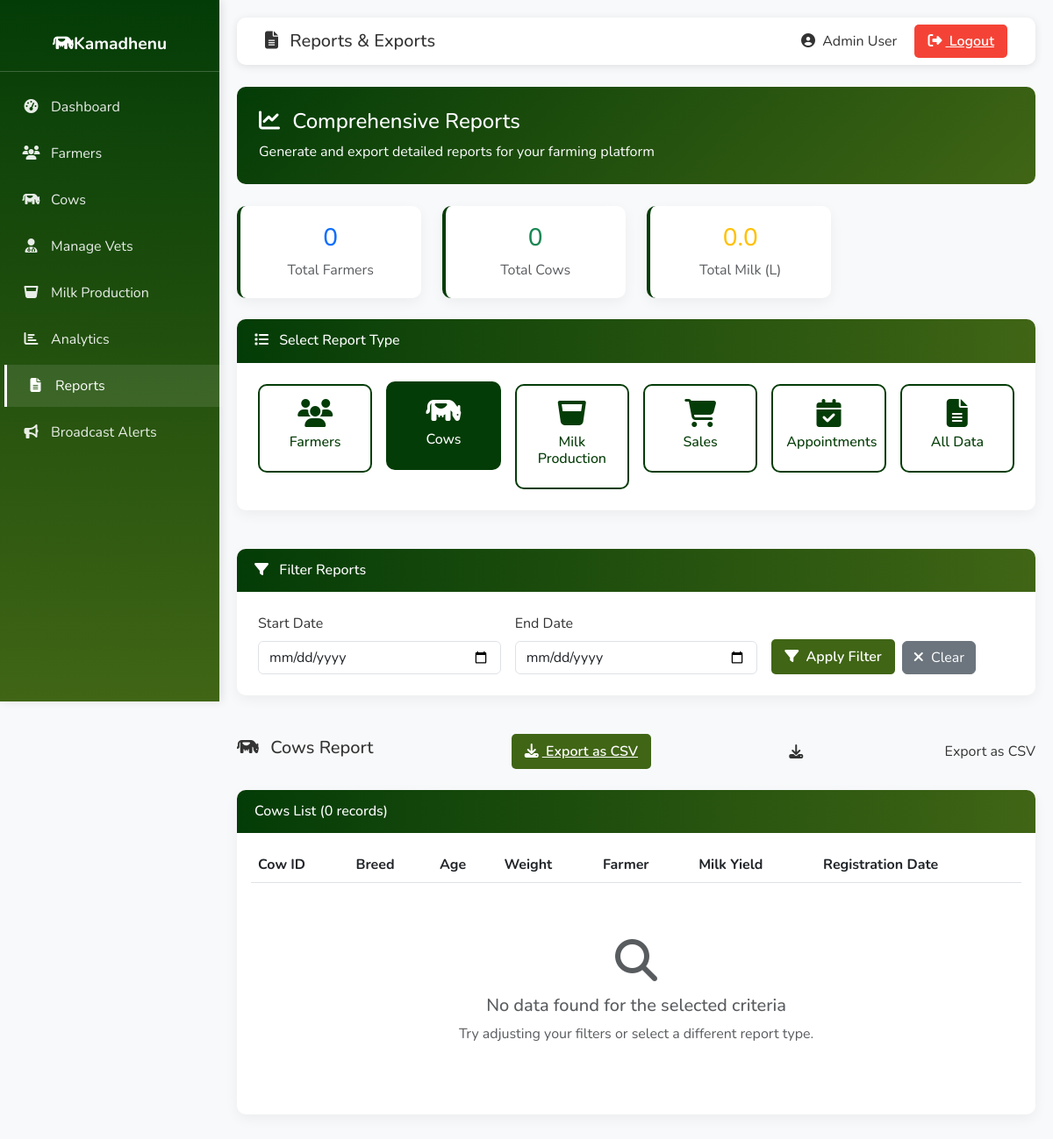
The app's page /admin/reports?type=cows (signed in), older data.
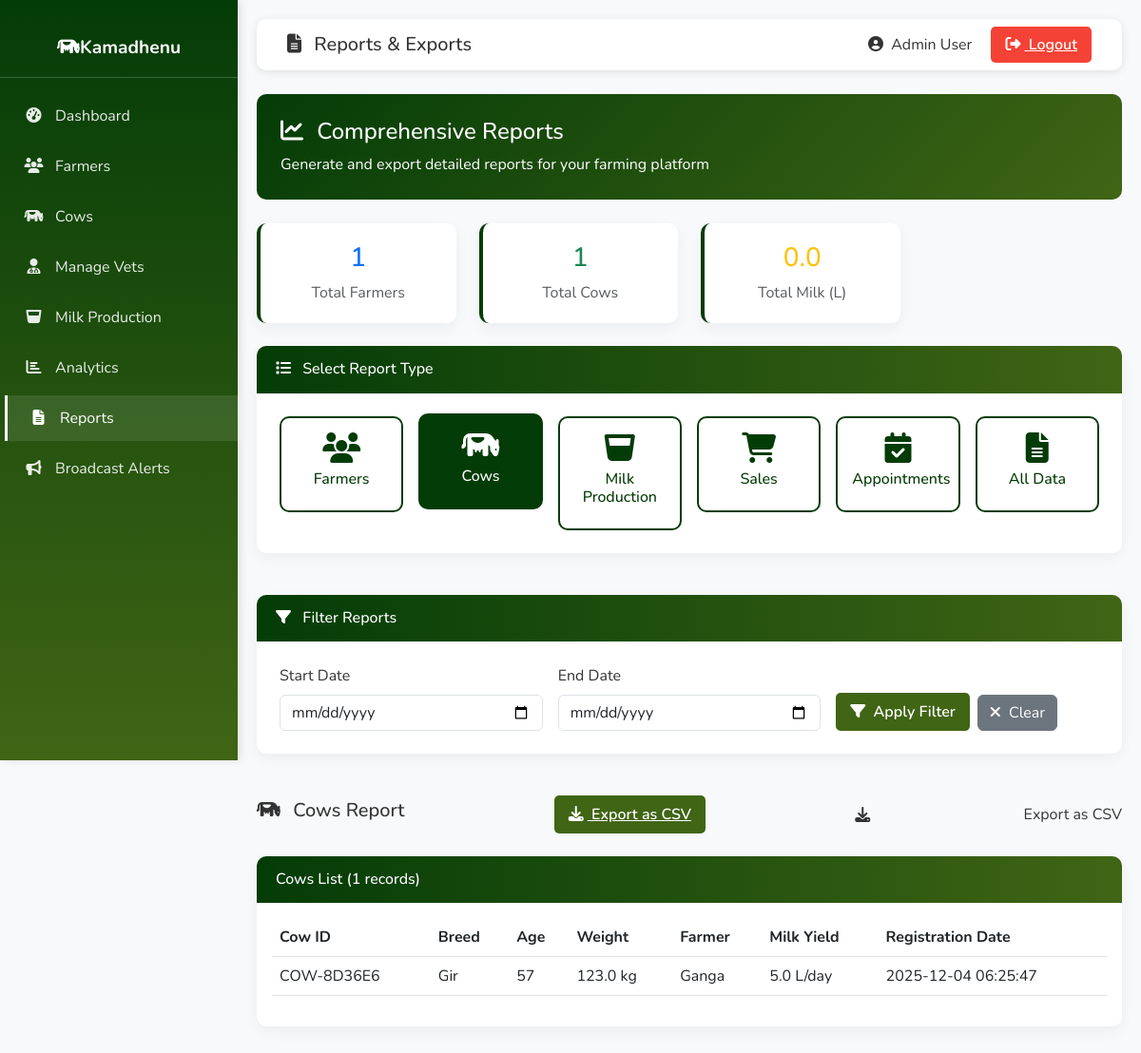
The same page, newer data.
### tables this page shows
CREATE TABLE cows (
            cow_id TEXT PRIMARY KEY,
            farmer_id INTEGER,
            cattle_type TEXT NOT NULL,
            breed TEXT,
            date_of_birth DATE,  -- NEW: Date of birth
            age INTEGER,
            weight REAL,
            color TEXT,
            health_records TEXT,
            vaccination_history TEXT,
            milk_yield REAL,
            special_notes TEXT,
            photo TEXT,
            muzzle_id TEXT,
            muzzle_photo TEXT,
            father_id TEXT,
            mother_id TEXT,
            insurance_by TEXT,  -- NEW: Insurance company name
            insurance_policy_number TEXT,  -- NEW: Policy number
            insurance_valid_upto DATE,  -- NEW: Insurance expiry date
            created_at TIMESTAMP DEFAULT CURRENT_TIMESTAMP,
            FOREIGN KEY (farmer_id) REFERENCES farmers(farmer_id),
            FOREIGN KEY (father_id) REFERENCES cows(cow_id),
            FOREIGN KEY (mother_id) REFERENCES cows(cow_id)
        );

CREATE TABLE farmers (
            farmer_id INTEGER PRIMARY KEY AUTOINCREMENT,
            name TEXT NOT NULL,
            email TEXT UNIQUE NOT NULL,
            phone TEXT UNIQUE NOT NULL,
            state TEXT NOT NULL,
            city TEXT NOT NULL,
            address TEXT,
            password TEXT NOT NULL,
            photo TEXT, 
            created_at TIMESTAMP DEFAULT CURRENT_TIMESTAMP
        );

### app.py (the view, shortened to what this page needs)
@app.route("/admin/reports")
def admin_reports():
    if "admin" not in session:
        return redirect(url_for("admin_login"))
    conn = get_db()
    cursor = conn.cursor()
    report_type = request.args.get('type', 'farmers')
    start_date = request.args.get('start_date', '')
    end_date = request.args.get('end_date', '')
    reports_data = {}
    if report_type == 'farmers':
        query = "SELECT * FROM farmers WHERE 1=1"
        params = []
        if start_date:
            query += " AND DATE(created_at) >= ?"
            params.append(start_date)
        if end_date:
            query += " AND DATE(created_at) <= ?"
            params.append(end_date)
        query += " ORDER BY created_at DESC"
        cursor.execute(query, params)
        reports_data['farmers'] = cursor.fetchall()
    elif report_type == 'cows':
        query = """
            SELECT c.*, f.name as farmer_name, f.phone as farmer_phone
            FROM cows c
            LEFT JOIN farmers f ON c.farmer_id = f.farmer_id
            WHERE 1=1
        """
        params = []
        if start_date:
            query += " AND DATE(c.created_at) >= ?"
            params.append(start_date)
        if end_date:
            query += " AND DATE(c.created_at) <= ?"
            params.append(end_date)
        query += " ORDER BY c.created_at DESC"
        cursor.execute(query, params)
        reports_data['cows'] = cursor.fetchall()
    cursor.execute("SELECT COUNT(*) as total_farmers FROM farmers")
    total_farmers = cursor.fetchone()["total_farmers"]
    cursor.execute("SELECT COUNT(*) as total_cows FROM cows")
    total_cows = cursor.fetchone()["total_cows"]
    cursor.execute("SELECT COALESCE(SUM(total), 0) as total_milk FROM milk_yield")
    total_milk = cursor.fetchone()["total_milk"]
    cursor.execute("SELECT COUNT(*) as total_sales, COALESCE(SUM(price), 0) as total_revenue FROM cows_for_sale WHERE is_sold = 1")
    sales_data = cursor.fetchone()
    conn.close()
    return render_template(
        "admin_reports.html",
        reports_data=reports_data,
        report_type=report_type,
        start_date=start_date,
        end_date=end_date,
        total_farmers=total_farmers,
        total_cows=total_cows,
        total_milk=total_milk,
        total_sales=sales_data["total_sales"],
        total_revenue=sales_data["total_revenue"]
    )

### app.py (called while the page is built)
def get_db():
    conn = sqlite3.connect(DB_NAME)
    conn.row_factory = sqlite3.Row
    return conn

@app.context_processor
def inject_lang():
    return {'current_lang': session.get('language', 'en')}

### templates/admin_reports.html (shortened to what the changed rows need)
<!DOCTYPE html>
<html lang="en">
<head>
    <link rel="stylesheet" href="https://cdn.jsdelivr.net/npm/bootstrap@5.3.0/dist/css/bootstrap.min.css">
    <link rel="stylesheet" href="https://cdnjs.cloudflare.com/ajax/libs/font-awesome/6.4.0/css/all.min.css">
</head>
<body>
    <div class="main-content">
        <div class="row mb-4">
            <div class="col-md-3">
                <div class="stats-card">
                    <h3 class="text-primary">{{ total_farmers }}</h3>
                    <p class="text-muted mb-0">Total Farmers</p>
                </div>
            </div>
            <div class="col-md-3">
                <div class="stats-card">
                    <h3 class="text-success">{{ total_cows }}</h3>
                    <p class="text-muted mb-0">Total Cows</p>
                </div>
            </div>
        </div>
        <div class="row">
            <div class="col-12">
                <div class="table-card">
                    <div class="table-header">
                        <h6 class="mb-0">
                            {% if report_type == 'farmers' %}
                                Farmers List ({{ reports_data.farmers|length }} records)
                            {% elif report_type == 'cows' %}
                                Cows List ({{ reports_data.cows|length }} records)
                            {% elif report_type == 'milk_production' %}
                                Milk Production Records ({{ reports_data.milk_production|length }} records)
                            {% elif report_type == 'sales' %}
                                Sales Records ({{ reports_data.sales|length }} records)
                            {% elif report_type == 'appointments' %}
                                Appointment Records ({{ reports_data.appointments|length }} records)
                            {% else %}
                                All Data
                            {% endif %}
                        </h6>
                    </div>
                    <div class="p-3">
                        <div class="table-responsive">
                            {% if report_type == 'farmers' %}
                                <table class="table table-hover">
                                    <thead>
                                        <tr>
                                            <th>Farmer ID</th>
                                            <th>Name</th>
                                            <th>Email</th>
                                            <th>Phone</th>
                                            <th>State</th>
                                            <th>City</th>
                                            <th>Registration Date</th>
                                        </tr>
                                    </thead>
                                    <tbody>
                                        {% for farmer in reports_data.farmers %}
                                        <tr>
                                            <td>{{ farmer.farmer_id }}</td>
                                            <td>{{ farmer.name }}</td>
                                            <td>{{ farmer.email }}</td>
                                            <td>{{ farmer.phone }}</td>
                                            <td>{{ farmer.state }}</td>
                                            <td>{{ farmer.city }}</td>
                                            <td>{{ farmer.created_at }}</td>
                                        </tr>
                                        {% endfor %}
                                    </tbody>
                                </table>
                            {% elif report_type == 'cows' %}
                                <table class="table table-hover">
                                    <thead>
                                        <tr>
                                            <th>Cow ID</th>
                                            <th>Breed</th>
                                            <th>Age</th>
                                            <th>Weight</th>
                                            <th>Farmer</th>
                                            <th>Milk Yield</th>
                                            <th>Registration Date</th>
                                        </tr>
                                    </thead>
                                    <tbody>
                                        {% for cow in reports_data.cows %}
                                        <tr>
                                            <td>{{ cow.cow_id }}</td>
                                            <td>{{ cow.breed }}</td>
                                            <td>{{ cow.age }}</td>
                                            <td>{{ cow.weight }} kg</td>
                                            <td>{{ cow.farmer_name or 'N/A' }}</td>
                                            <td>{{ cow.milk_yield }} L/day</td>
                                            <td>{{ cow.created_at }}</td>
                                        </tr>
                                        {% endfor %}
                                    </tbody>
                                </table>
                            {% else %}
                                <div class="text-center py-5">
                                    <i class="fas fa-file-alt fa-3x text-muted mb-3"></i>
                                    <h5 class="text-muted">Select a report type to view data</h5>
                                </div>
                            {% endif %}
                        </div>
                        {% if (report_type == 'farmers' and not reports_data.farmers) or
                              (report_type == 'cows' and not reports_data.cows) or
                              (report_type == 'milk_production' and not reports_data.milk_production) or
                              (report_type == 'sales' and not reports_data.sales) or
                              (report_type == 'appointments' and not reports_data.appointments) %}
                        <div class="text-center py-5">
                            <i class="fas fa-search fa-3x text-muted mb-3"></i>
                            <h5 class="text-muted">No data found for the selected criteria</h5>
                            <p class="text-muted">Try adjusting your filters or select a different report type.</p>
                        </div>
                        {% endif %}
                    </div>
                </div>
            </div>
        </div>
    </div>
</body>
</html>

Row changes from the older to the newer data that the page shows:
added cows: cow_id "COW-8D36E6", breed "Gir", age "57", weight "123.0", name "Ganga", milk_yield "5.0", created_at "2025-12-04 06:25:47"
Text that changed along with them:
{{ total_farmers }}: "0" → "1"
{{ total_cows }}: "0" → "1"
{{ reports_data.cows|length }}: "0" → "1"
text no longer shown: "No data found for the selected criteria Try adjusting your filters or select a different report type."
